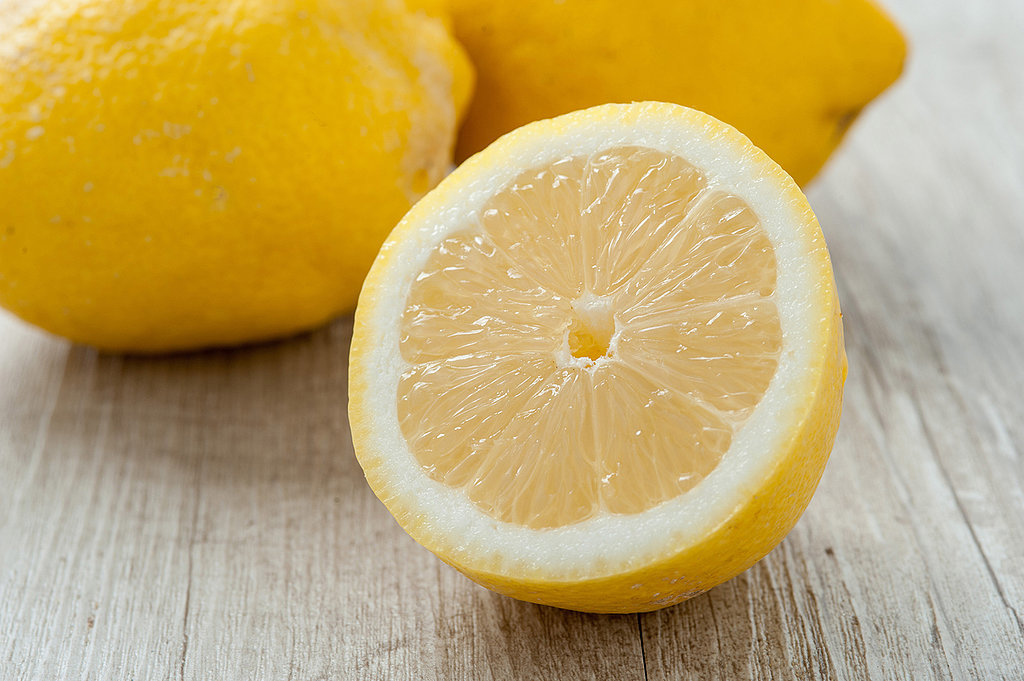
#> input picture Notebooks/extras/classes_MH/class_2/data/lemon0.jpg, 1024 x 681 px; its folder holds 4 pictures in this run
$ jupyter execute Untitled.ipynb   (shell and % lines are left out)
#> lines starting #> are read from the running program, lines starting #| are printed output that depends on the picture
[cell 1]
import numpy as np

[cell 2]
x=np.linspace(-np.pi,np.pi,100)
y1=np.sin(x)
y2=np.cos(x)

[cell 3]
import matplotlib.pyplot as plt

[cell 4]
fig, ax = plt.subplots(1,1,figsize=(7,5))
ax.plot(x,y1,'--r',label='sin(x)')
ax.plot(x,y2,'-b',label='cos(x)')
ax.legend()
ax.set_xlabel('x')
ax.set_ylabel('y')
ax.grid('True')
fig.savefig('my_plot.png')
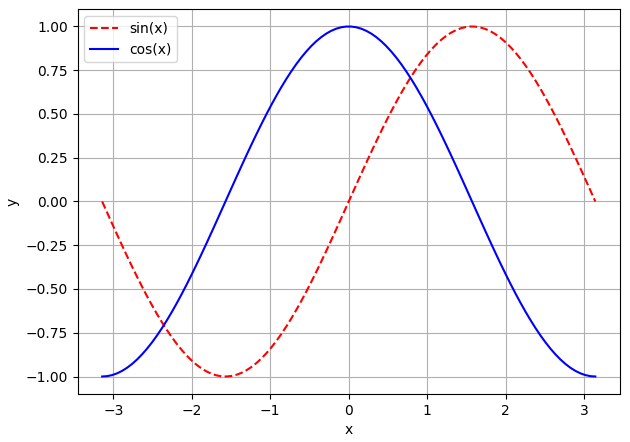
#> figure drawn by matplotlib, 1 panel; curve peaks at x = 1.55, y = 1; curve peaks at x = -0.0317, y = 0.999

[cell 5]
fig,ax=plt.subplots(1,4,figsize=(10,2))
for i in range(4):
    ax[i].plot(x,y2**i)
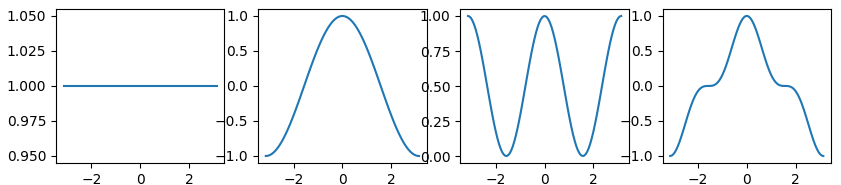
#> figure drawn by matplotlib, 4 panels; panel 2: curve peaks at x = -0.0317, y = 0.999; panel 3: curve peaks at x = -3.14, y = 1; panel 4: curve peaks at x = -0.0317, y = 0.998

[cell 6]
fig, ax = plt.subplots(2,2,figsize=(5,5))
for i in range(2):
    for j in range(2):
        image=plt.imread('data/lemon'+ str(i+j)+'.jpg')
#> image is the input picture: shape (681, 1024, 3); mean R, G, B 193.2, 168, 107.1
        ax[i,j].imshow(image,aspect='auto')
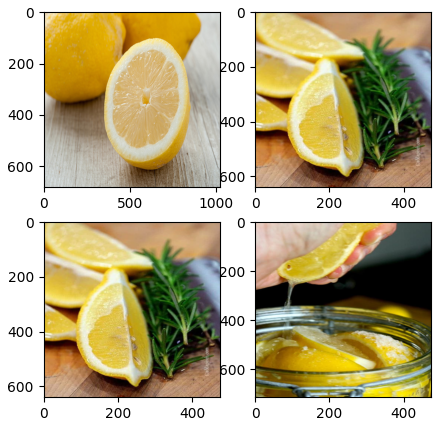
#> figure drawn by matplotlib, 4 panels

# sometimes we need to reduce the dimension of the images

[cell 7]
print(image.shape)
#| (713, 474, 3)
image[0:5,0:5,0]
#> Out = [[248, 246, 243, 241, 241], [246, 243, 240, 238, 239], [242, 240, 237, 235, 235], [241, 239, 236, 234, 234], [242, 239, 236, 235, 235]]

<table><tr>
<td>  </td>
</tr></table>

[cell 8]
image=plt.imread('data/lemon0.jpg')
print(image.shape)
#| (681, 1024, 3)
print()
print(image[0:3,0:3,0])
#| [[239 240 239]
#|  [240 240 239]
#|  [240 241 240]]
print()
print(image[0:3,0:3,1])
#| [[235 234 232]
#|  [234 233 231]
#|  [231 230 229]]
print()
print(image[0:3,0:3,2])
#| [[224 222 214]
#|  [222 217 212]
#|  [214 212 207]]

# RGB to grayscale when we dont need the colors

[cell 9]
from PIL import Image
my_img = Image.open('data/lemon0.jpg').convert('L')
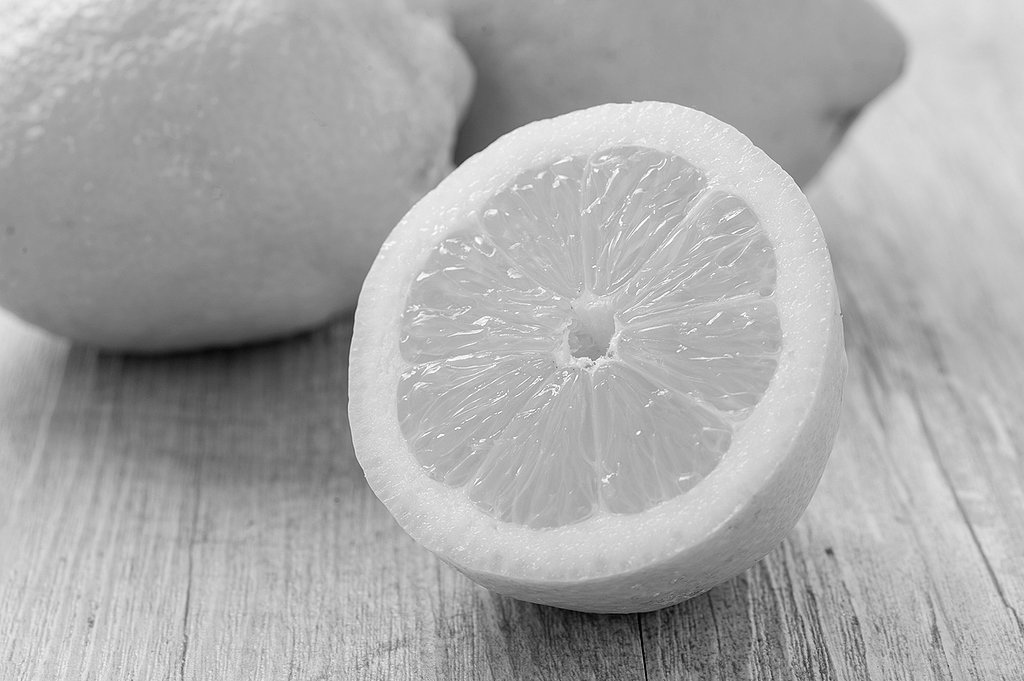
#> my_img: PIL image 1024x681 L; min 0, max 255, mean 168.6
fig,ax=plt.subplots(1,1)
ax.imshow(my_img)

[cell 10]
IMG=np.array(my_img)

[cell 11]
IMG.shape
#> Out = (681, 1024)

[cell 12]
image=plt.imread('data/lemon0.jpg')
print(image.shape)
#| (681, 1024, 3)
img_avg=np.average(image,-1)
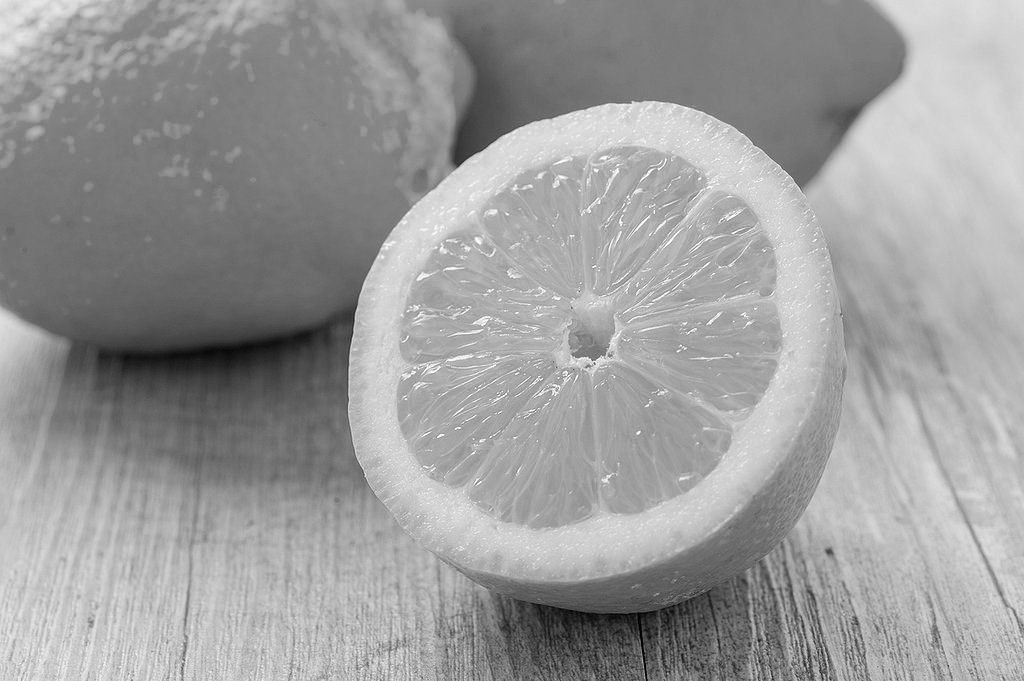
#> img_avg: shape (681, 1024) float64; min 0.667, max 255, mean 156.1

[cell 13]
print(img_avg.shape)
#| (681, 1024)
